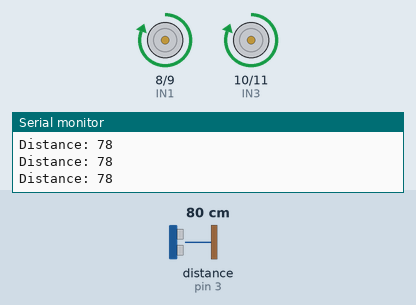
Simulated run of this sketch. Board: Arduino Uno, built with avr-gcc and run on an emulated ATmega328P. Shown: motor-driver pin pairs drawn as motors (green arrow = first pin HIGH = forward, orange = second pin HIGH = backward, longer = more drive, scaled by the enable pin), the last lines printed to the serial monitor. Wiring (inferred from the names in the program): ultrasonic range finder: trigger pin 4; echo pin 3. The inputs (shaded band) are chosen by the test bench; at power-on: distance to the obstacle (sensor on pin 3) 80 cm. The echo pulse lasts 58.3 µs per cm.

Above: at 1.2 s.
1.3 s: distance to the obstacle (sensor on pin 3) set to 30 cm
2.8 s: distance to the obstacle (sensor on pin 3) set to 24 cm
At 4.4 s:
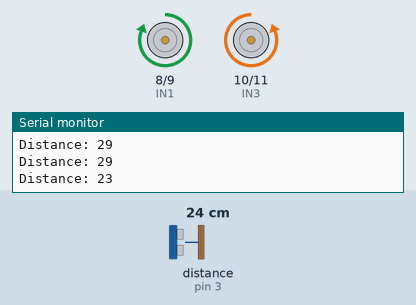
5.8 s: distance to the obstacle (sensor on pin 3) set to 35 cm
At 7.2 s:
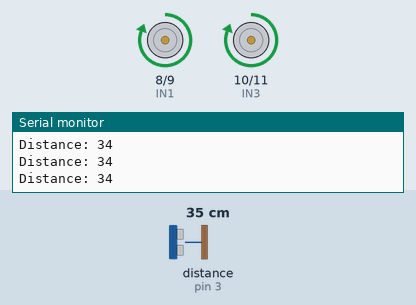
7.8 s: distance to the obstacle (sensor on pin 3) set to 2 cm
At 8.5 s:
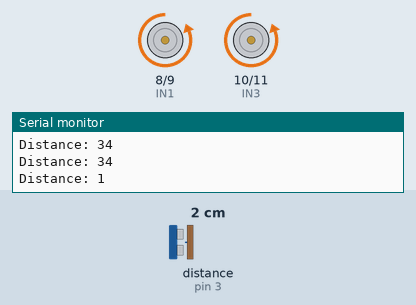
Timing chart, 0 to 11.8 s (numbered marks = the images above; inputs shaded):
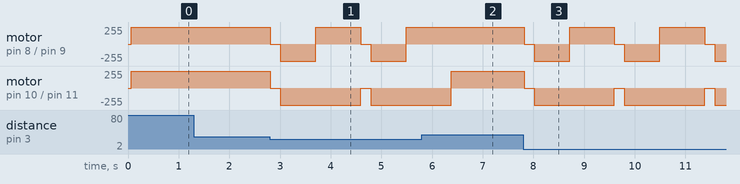

The sketch:

sketch_aug10a.ino
```cpp
#define trigPin 4
#define echoPin 3

// L298N
#define ENA 5
#define ENB 6
#define IN1 8
#define IN2 9
#define IN3 10
#define IN4 11


long duration;
int d1, d2, distance;

int readDistance() {
  digitalWrite(trigPin, LOW);
  delayMicroseconds(2);
  digitalWrite(trigPin, HIGH);
  delayMicroseconds(10);
  digitalWrite(trigPin, LOW);

  duration = pulseIn(echoPin, HIGH, 30000);
  if (duration == 0) return 100;

  return duration * 0.034 / 2;
}

void forward() {
  digitalWrite(ENA, HIGH);
  digitalWrite(ENB, HIGH);
  digitalWrite(IN1, HIGH);
  digitalWrite(IN2, LOW);
  digitalWrite(IN3, HIGH);
  digitalWrite(IN4, LOW);
}

void backward() {
  digitalWrite(ENA, HIGH);
  digitalWrite(ENB, HIGH);
  digitalWrite(IN1, LOW);
  digitalWrite(IN2, HIGH);
  digitalWrite(IN3, LOW);
  digitalWrite(IN4, HIGH);
}

void rightTurn() {
  digitalWrite(ENA, HIGH);
  digitalWrite(ENB, HIGH);
  digitalWrite(IN1, HIGH);
  digitalWrite(IN2, LOW);
  digitalWrite(IN3, LOW);
  digitalWrite(IN4, HIGH);
}

void stopCar() {
  digitalWrite(IN1, LOW);
  digitalWrite(IN2, LOW);
  digitalWrite(IN3, LOW);
  digitalWrite(IN4, LOW);
}

void setup() {
  pinMode(trigPin, OUTPUT);
  pinMode(echoPin, INPUT);

  pinMode(ENA, OUTPUT);
  pinMode(ENB, OUTPUT);
  pinMode(IN1, OUTPUT);
  pinMode(IN2, OUTPUT);
  pinMode(IN3, OUTPUT);
  pinMode(IN4, OUTPUT);

  Serial.begin(9600);
}

void loop() {
  // قراءة المسافة مرتين للتأكد
  d1 = readDistance();
  delay(50);
  d2 = readDistance();

  distance = min(d1, d2);

  Serial.print("Distance: ");
  Serial.println(distance);

  if (distance > 25) {
    forward();

  } else {

    stopCar();
    delay(200);

    backward();  // عائق مؤكد
    delay(700);

    rightTurn();
    delay(830);
  }
}
```

Measured:
- the behaviour switches between 27 and 26 cm on distance to the obstacle (sensor on pin 3) (found by bisection; images 0 and 1)
- after the input at 2.8 s, motor on pin 8 (IN1) / pin 9 (IN2): forward 255/255 → stopped at once, → backward 255/255 0.20 s later, → forward 255/255 0.70 s later, → stopped 0.88 s later, … (6 changes in this stretch); motor on pin 10 (IN3) / pin 11 (IN4): alternates backward 255/255 for 1.6 s and stopped for 0.20 s, starting at once
- after the input at 5.8 s, motor on pin 8 (IN1) / pin 9 (IN2): stays forward 255/255 (without the input it goes to stopped after 0.58 s)
- after the input at 7.8 s, motor on pin 8 (IN1) / pin 9 (IN2): forward 255/255 → stopped at once, then repeats every 1.8 s: backward 255/255 0.70 s, forward 255/255 0.88 s, stopped 0.20 s; motor on pin 10 (IN3) / pin 11 (IN4): alternates backward 255/255 for 1.6 s and stopped for 0.20 s, starting at once
